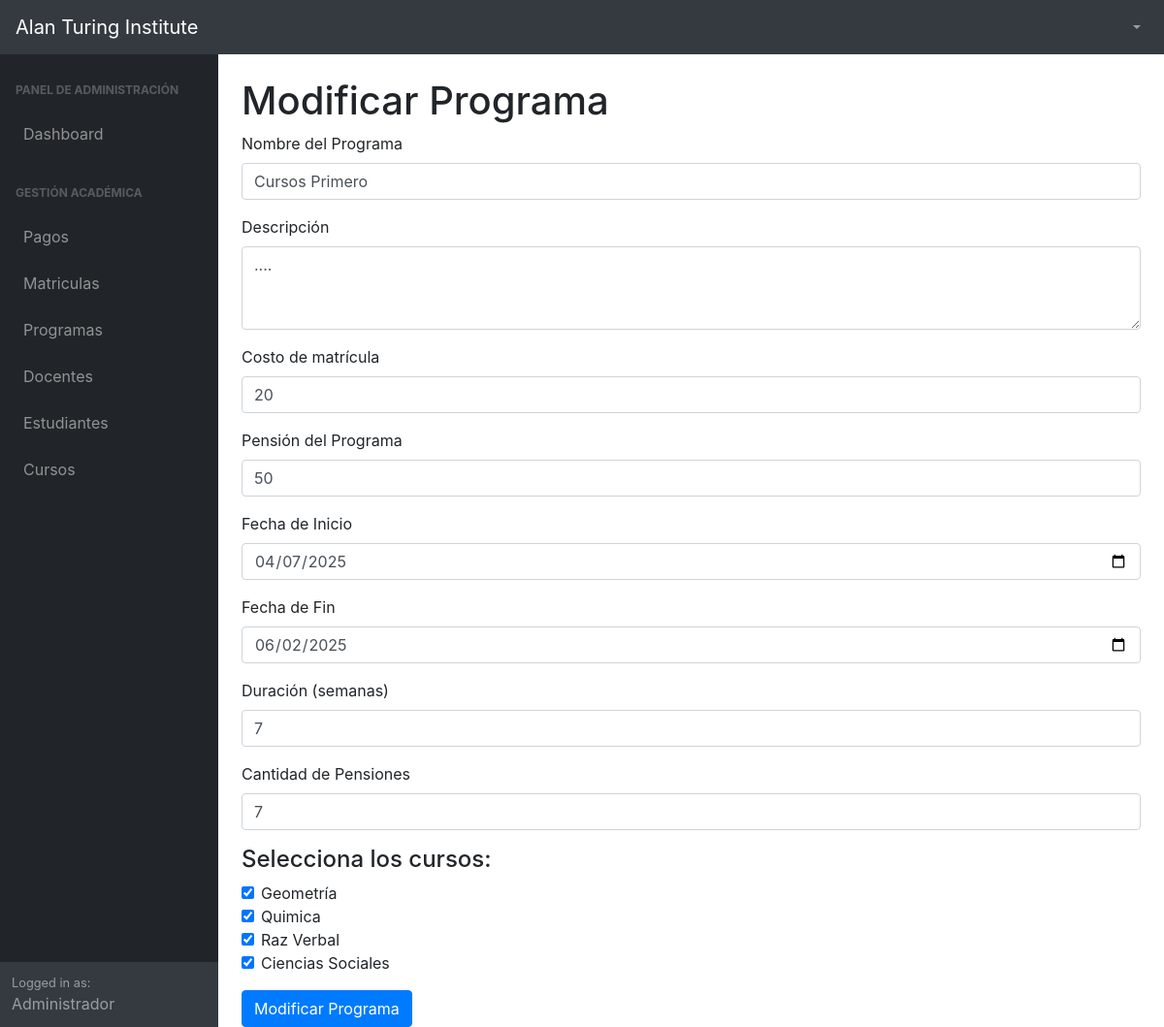
/Views/ModificarPrograma.php?id=24 (signed in), run on the app's committed database.
### tables this page shows
CREATE TABLE `programas` (
  `id_programa` int(11) NOT NULL,
  `nombre_programa` varchar(100) NOT NULL,
  `descripcion` text DEFAULT NULL,
  `costo` float DEFAULT NULL,
  `pension` float NOT NULL,
  `fecha_inicio` date NOT NULL,
  `fecha_fin` date NOT NULL,
  `duracion` int(11) NOT NULL,
  `pensiones` int(11) DEFAULT NULL
);

CREATE TABLE `cursos` (
  `id_curso` int(11) NOT NULL,
  `nombre_curso` varchar(100) NOT NULL,
  `descripcion` text NOT NULL,
  `id_docente` int(11) NOT NULL
);

### Controllers/ModificarProgramaController.php (called while the page is built, shortened)
<?php
class ModificarProgramaController {
    private $model;
    public function __construct($model) {
        $this->model = $model;
    }
    public function getCursosAsociados($programa_id) {
        return $this->model->getCursosAsociados($programa_id);
    }
    public function getCursos() {
        return $this->model->getCursos();
    }
}
?>

### Models/ModificarProgramaModel.php (called while the page is built, shortened)
<?php
class ModificarProgramaModel {
    private $pdo;
    public function __construct($pdo) {
        $this->pdo = $pdo;
    }
    public function getCursosAsociados($programa_id) {
        $sql = "SELECT c.id_curso, c.nombre_curso
                FROM cursos c
                JOIN programa_curso pc ON c.id_curso = pc.id_curso
                WHERE pc.id_programa = :id_programa";
        $stmt = $this->pdo->prepare($sql);
        $stmt->bindParam(':id_programa', $programa_id);
        $stmt->execute();
        return $stmt->fetchAll(PDO::FETCH_ASSOC);
    }
    public function getCursos() {
        $sql = "SELECT * FROM cursos";
        $stmt = $this->pdo->prepare($sql);
        $stmt->execute();
        return $stmt->fetchAll(PDO::FETCH_ASSOC);
    }
}
?>

### Views/ModificarPrograma.php (the view, shortened to what this page needs)
<?php
require_once('../Config/conexion.php');
require_once('../Controllers/ModificarProgramaController.php');
require_once('../Models/ModificarProgramaModel.php');
$model = new ModificarProgramaModel($pdo);
$controller = new ModificarProgramaController($model);
$programa_id = $_GET['id'];
$programa_cursos = $controller->getCursosAsociados($programa_id);
$cursos = $controller->getCursos();
$sql = "SELECT * FROM programas WHERE id_programa = :id_programa";
$stmt = $pdo->prepare($sql);
$stmt->bindParam(':id_programa', $programa_id);
$stmt->execute();
$programa = $stmt->fetch(PDO::FETCH_ASSOC);
?>
<!DOCTYPE html>
<html lang="es">
<head>
    <link href="../assets/css/styles.css" rel="stylesheet" />
</head>
<body>
    <?php include('header.php'); ?>
    <div id="layoutSidenav">
        <?php include('sidebar.php'); ?>
        <div id="layoutSidenav_content">
            <main>
                <div class="container-fluid px-4">
                    <h1 class="mt-4">Modificar Programa</h1>
                    <form action="ModificarPrograma.php?id=<?php echo $programa_id; ?>" method="POST">
                        <div class="form-group">
                            <label for="nombre_programa">Nombre del Programa</label>
                            <input type="text" class="form-control" id="nombre_programa" name="nombre_programa" value="<?php echo $programa['nombre_programa']; ?>" required>
                        </div>
                        <div class="form-group">
                            <label for="descripcion">Descripción</label>
                            <textarea class="form-control" id="descripcion" name="descripcion" rows="3" required><?php echo $programa['descripcion']; ?></textarea>
                        </div>
                        <div class="form-group">
                            <label for="costo">Costo de matrícula</label>
                            <input type="number" class="form-control" id="costo" name="costo" value="<?php echo $programa['costo']; ?>" step="0.01" required>
                        </div>
                        <div class="form-group">
                            <label for="pension">Pensión del Programa</label>
                            <input type="number" class="form-control" id="pension" name="pension" value="<?php echo $programa['pension']; ?>" step="0.01" required>
                        </div>
                        <div class="form-group">
                            <label for="fecha_inicio">Fecha de Inicio</label>
                            <input type="date" class="form-control" id="fecha_inicio" name="fecha_inicio" value="<?php echo $programa['fecha_inicio']; ?>" required onchange="calcularDuracion()">
                        </div>
                        <div class="form-group">
                            <label for="fecha_fin">Fecha de Fin</label>
                            <input type="date" class="form-control" id="fecha_fin" name="fecha_fin" value="<?php echo $programa['fecha_fin']; ?>" required onchange="calcularDuracion()">
                        </div>
                        <div class="form-group">
                            <label for="duracion">Duración (semanas)</label>
                            <input type="number" class="form-control" id="duracion" name="duracion" value="<?php echo $programa['duracion']; ?>" required>
                        </div>
                        <div class="form-group">
                            <label for="pensiones">Cantidad de Pensiones</label>
                            <input type="number" class="form-control" id="pensiones" name="pensiones" value="<?php echo $programa['pensiones']; ?>" required>
                        </div>
                        <h4>Selecciona los cursos:</h4>
                        <div class="form-group">
                            <?php foreach ($cursos as $curso): ?>
                                <div class="form-check">
                                    <input type="checkbox" class="form-check-input" id="curso_<?php echo $curso['id_curso']; ?>" name="curso[]" value="<?php echo $curso['id_curso']; ?>"
                                    <?php echo (in_array($curso['id_curso'], array_column($programa_cursos, 'id_curso'))) ? 'checked' : ''; ?>>
                                    <label class="form-check-label" for="curso_<?php echo $curso['id_curso']; ?>">
                                        <?php echo $curso['nombre_curso']; ?>
                                    </label>
                                </div>
                            <?php endforeach; ?>
                        </div>
                        <button type="submit" class="btn btn-primary">Modificar Programa</button>
                    </form>
                </div>
            </main>
        </div>
    </div>
</body>
</html>

### data on the page
programas: nombre_programa "Cursos Primero", descripcion "....", costo "20", pension "50", fecha_inicio "04/07/2025", fecha_fin "06/02/2025", duracion "7", pensiones "7"
cursos: id_curso "☑", nombre_curso "Geometría"
cursos: id_curso "☑", nombre_curso "Quimica"
cursos: id_curso "☑", nombre_curso "Raz Verbal"
cursos: id_curso "☑", nombre_curso "Ciencias Sociales"
